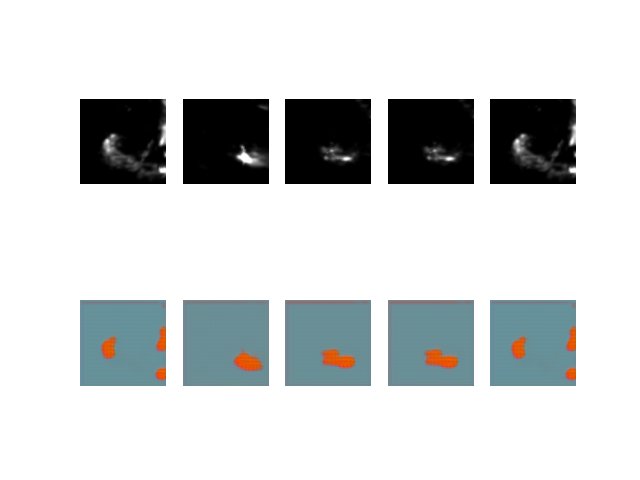
#> input picture AtoB_generated_plot_000010.png, 640 x 480 px, given as the content of the folder C:/Users/nandu/data/train, which was not available
$ jupyter execute --allow-errors test.ipynb
#> lines starting #> are read from the running program, lines starting #| are printed output that depends on the picture; pictures that were not available may be replaced by others from this repository, and a replacement may not be noted
#> (a cell that did not finish here is left out)

[cell 2]
import cv2
import os
import numpy as np

# Define the path to your directory
directory = r'C:\Users\nandu\data\train'

# Get a list of all the file paths
image_paths = [os.path.join(directory, img) for img in os.listdir(directory)]

# Load the images in grayscale
images = [cv2.imread(img_path, cv2.IMREAD_GRAYSCALE) for img_path in image_paths]
#> images = 1 item
pmw=[]
ir=[]
# cv2.imshow('image',images[0])
for i in range(len(images)):
    image1 = images[i][0:201, 0:201]
    image2 = images[i][0:201,201:402]
    image1=cv2.resize(image1,(256,256))
    image2=cv2.resize(image2,(256,256))
    image1=image1.reshape(256,256,1)
    image2=image2.reshape(256,256,1)
    pmw.append(image1)
    ir.append(image2)
#> this loop made 1 pass
#> pass 1, `image1 = images[i][0:201, 0:201]`:
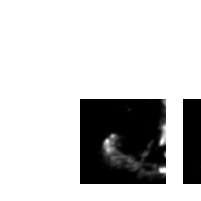
#> image1: shape (201, 201); min 0, max 255, mean 202.1
#> pass 1, `image2 = images[i][0:201,201:402]`:
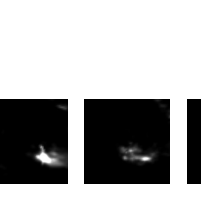
#> image2: shape (201, 201); min 0, max 255, mean 167.3
#> after the loop, ir = 1 item; pmw = 1 item
pmw=np.array(pmw)
ir=np.array(ir)
print(pmw.shape)
#| (1, 256, 256, 1)
# Now `images` is a list of numpy arrays representing your images in grayscale

[cell 3]
k=cv2.resize(pmw[0],(256,256))
import matplotlib.pyplot as plt
plt.imshow(images[0],cmap='gray')
plt.show()
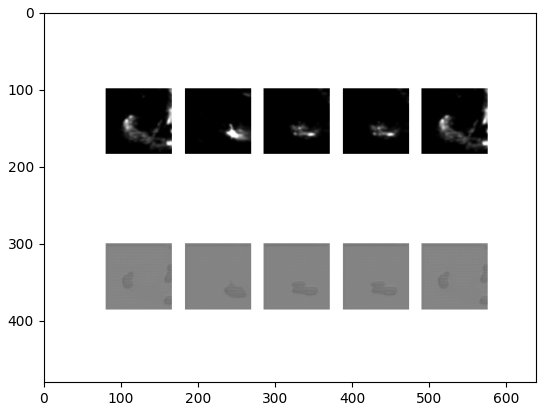
#> figure drawn by matplotlib, 1 panel

[cell 4]
ax1=plt.subplot(121)
plt.imshow(k,cmap='gray')
plt.show()

[cell 5]
plt.imshow(ir[0],cmap='gray')
plt.show()

[cell 6]
print(len(pmw))
#| 1
print(pmw[0].shape)
#| (256, 256, 1)

[cell 7]
import tensorflow_addons as tfa

[cell 8]
# [27 lines left out: function define_discriminator, not called in this run]

[cell 9]
# [12 lines left out: function resnet_block, not called in this run]

[cell 10]
def define_generator(image_shape,n_resnet=9):
    init=tf.initializers.RandomNormal(stddev=0.02)
    in_image = tf.keras.layers.Input(shape=image_shape)
    #c7s1-64
    g= tf.keras.layers.Conv2D(64, (7,7), padding='same', kernel_initializer=init)(in_image)
    g=tfa.layers.InstanceNormalization(axis=-1)(g)
    g=tf.keras.layers.Activation('relu')(g)
    #d128
    g= tf.keras.layers.Conv2D(128, (3,3), strides=(2,2), padding='same', kernel_initializer=init)(g)
    g=tfa.layers.InstanceNormalization(axis=-1)(g)
    g=tf.keras.layers.Activation('relu')(g)
    #d256
    g= tf.keras.layers.Conv2D(256, (3,3), strides=(2,2), padding='same', kernel_initializer=init)(g)
    g=tfa.layers.InstanceNormalization(axis=-1)(g)
    g=tf.keras.layers.Activation('relu')(g)
    #R256
    for _ in range(n_resnet):
        g=resnet_block(256, g)
    #u128
    g= tf.keras.layers.Conv2DTranspose(128, (3,3), strides=(2,2), padding='same', kernel_initializer=init)(g)
    g=tfa.layers.InstanceNormalization(axis=-1)(g)
    g=tf.keras.layers.Activation('relu')(g)
    #u64
    g= tf.keras.layers.Conv2DTranspose(64, (3,3), strides=(2,2), padding='same', kernel_initializer=init)(g)
    g=tfa.layers.InstanceNormalization(axis=-1)(g)
    g=tf.keras.layers.Activation('relu')(g)
    #c7s1-3
    g= tf.keras.layers.Conv2D(3, (7,7), padding='same', kernel_initializer=init)(g)
    g=tf.keras.layers.Activation('tanh')(g)
    model=tf.keras.models.Model(in_image, g)
    return model

[cell 11]
# [19 lines left out: function define_composite_model, not called in this run]
def load_real_samples(data):
    # load compressed arrays
    X1, X2 = data[0], data[1]
    # scale from [0,255] to [-1,1]
    X1 = (X1 - 127.5) / 127.5
    X2 = (X2 - 127.5) / 127.5
    return [X1, X2]

[cell 12]
# [77 lines left out: functions generate_real_samples, generate_fake_samples, save_models, summarize_performance, update_image_pool, train, not called in this run]

[cell 13]
dataset=np.array([pmw,ir])
dataset=load_real_samples(dataset)
#> dataset = 2 items
image_shape=dataset[0].shape[1:]
#> image_shape = (256, 256, 1)
print(image_shape)
#| (256, 256, 1)
#> (the rest of this cell did not finish here and is left out)

g_model_BtoA = define_generator(image_shape)
d_model_A = define_discriminator(image_shape)
d_model_B = define_discriminator(image_shape)
c_model_AtoB = define_composite_model(g_model_AtoB, d_model_B, g_model_BtoA, image_shape)
c_model_BtoA = define_composite_model(g_model_BtoA, d_model_A, g_model_AtoB, image_shape)
train(d_model_A, d_model_B, g_model_AtoB, g_model_BtoA, c_model_AtoB, c_model_BtoA, dataset)

[cell 14]
import cv2
import os
import numpy as np

# Define the path to your directory
directory = r'C:\Users\nandu\data\test'

# Get a list of all the file paths
image_paths = [os.path.join(directory, img) for img in os.listdir(directory)]

# Load the images in grayscale
images = [cv2.imread(img_path, cv2.IMREAD_GRAYSCALE) for img_path in image_paths]
pmw=[]
ir=[]
# cv2.imshow('image',images[0])
for i in range(len(images)):
    image1 = images[i][0:201, 0:201]
    image2 = images[i][0:201,201:402]
    image1=cv2.resize(image1,(256,256))
    image2=cv2.resize(image2,(256,256))
    image1=image1.reshape(256,256,1)
    image2=image2.reshape(256,256,1)
    pmw.append(image1)
    ir.append(image2)
pmw=np.array(pmw)
ir=np.array(ir)
print(pmw.shape)
#| (1, 256, 256, 1)

[cell 15]
import matplotlib.pyplot as plt
def generate_real_samples(dataset, n_samples, patch_shape):
#> called with dataset = array of shape (1, 256, 256, 1), n_samples = 1, patch_shape = 256
    ix = np.random.randint(0, dataset.shape[0], n_samples)
#> ix = [0]
    X = dataset[ix]
    y = np.ones((n_samples, patch_shape, patch_shape, 1))
    return X, y
x,y=generate_real_samples(pmw,1,pmw.shape[1])
plt.imshow(x[0],cmap='gray')
